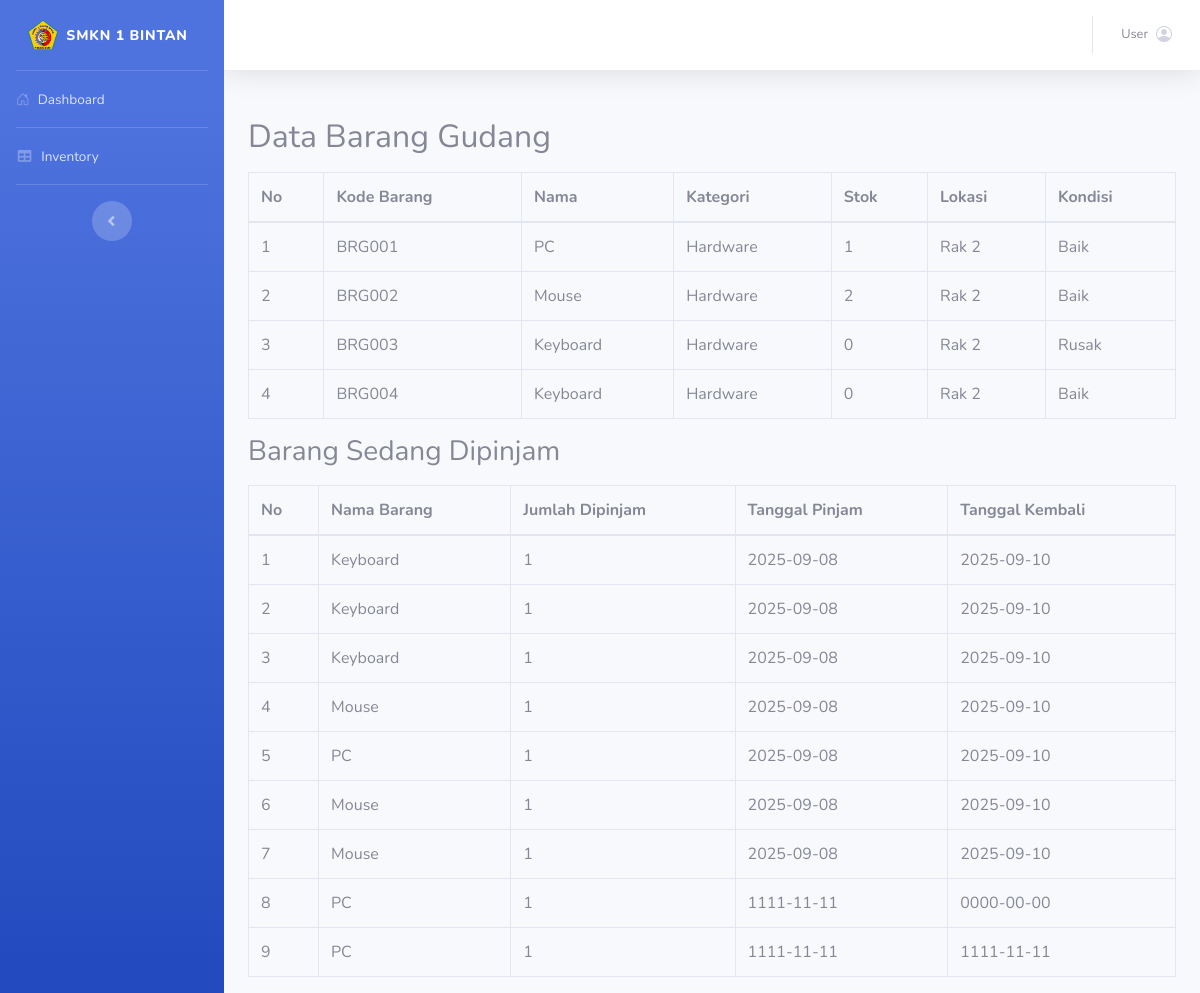
/user/data.php, run on the app's committed database.
### tables this page shows
CREATE TABLE `barang` (
  `id_barang` int(11) NOT NULL,
  `kode_barang` varchar(50) NOT NULL,
  `nama_barang` varchar(100) NOT NULL,
  `kategori` varchar(100) NOT NULL,
  `stok` int(11) NOT NULL,
  `lokasi` varchar(100) NOT NULL,
  `kondisi` enum('Baik','Rusak') NOT NULL
);

CREATE TABLE `peminjaman` (
  `id_peminjaman` int(11) NOT NULL,
  `id_barang` int(11) NOT NULL,
  `no_wa` varchar(20) DEFAULT NULL,
  `jumlah_pinjam` int(11) NOT NULL,
  `tgl_pinjam` date NOT NULL,
  `tgl_kembali` date NOT NULL,
  `status` enum('dipinjam','dikembalikan') DEFAULT 'dipinjam',
  `keterangan_pinjam` varchar(255) DEFAULT NULL,
  `keterangan_kembali` varchar(255) DEFAULT NULL
);

### user/data.php (the view, shortened to what this page needs)
<?php
include 'koneksi.php';
$pinjamQuery = mysqli_query($conn, "
    SELECT p.id_peminjaman, b.nama_barang, p.jumlah_pinjam, p.tgl_pinjam, p.tgl_kembali
    FROM peminjaman p
    JOIN barang b ON p.id_barang = b.id_barang
    WHERE p.status='dipinjam'
    ORDER BY p.tgl_pinjam DESC
");
$currentPage = basename($_SERVER['PHP_SELF']);
?>
<!DOCTYPE html>
<html lang="en">
<head>
  <link href="vendor/fontawesome-free/css/all.min.css" rel="stylesheet" type="text/css">
<link rel="stylesheet" href="https://cdn.jsdelivr.net/npm/bootstrap-icons@1.11.3/font/bootstrap-icons.min.css">
  <link href="css/sb-admin-2.min.css" rel="stylesheet">
</head>
<body id="page-top">
  <div id="wrapper">
    <ul class="navbar-nav bg-gradient-primary sidebar sidebar-dark accordion" id="accordionSidebar">
      <a class="sidebar-brand d-flex align-items-center justify-content-center" href="index.php">
        <img src="penampung/logo418.png" alt="Logo" height="30">
        <div class="sidebar-brand-text mx-2" style="font-size:14px;"> SMKN 1 BINTAN </div>
      </a>
      <hr class="sidebar-divider my-0">
      <li class="nav-item <?= ($currentPage == 'index.php') ? 'active' : '' ?>">
        <a class="nav-link" href="index.php">
          <i class="bi bi-house-door"></i>
          <span>Dashboard</span>
        </a>
      </li>
      <hr class="sidebar-divider my-0">
      <li class="nav-item <?= ($currentPage == 'Data.php') ? 'active' : '' ?>">
        <a class="nav-link" href="Data.php">
          <i class="fas fa-fw fa-table"></i>
          <span>Inventory</span>
        </a>
      </li>
      <hr class="sidebar-divider d-none d-md-block">
      <div class="text-center d-none d-md-inline">
        <button class="rounded-circle border-0" id="sidebarToggle"></button>
      </div>
    </ul>
    <div id="content-wrapper" class="d-flex flex-column">
      <div id="content">
        <nav class="navbar navbar-expand navbar-light bg-white topbar mb-4 static-top shadow">
          <ul class="navbar-nav ml-auto">
            <li class="nav-item dropdown no-arrow">
              <a class="nav-link dropdown-toggle" href="#" id="userDropdown" role="button" data-toggle="dropdown" aria-haspopup="true" aria-expanded="false">
                <span class="mr-2 d-none d-lg-inline text-gray-600 small">User</span>
                <i class="bi bi-person-circle" width="100px" height="100px"></i>
              </a>
            </li>
          </ul>
        </nav>
<div id="content-wrapper" class="d-flex flex-column">
    <div id="content" class="container mt-4">
      <h2>Data Barang Gudang</h2>
      <table class="table table-bordered mt-3">
        <thead>
          <tr>
            <th>No</th>
            <th>Kode Barang</th>
            <th>Nama</th>
            <th>Kategori</th>
            <th>Stok</th>
            <th>Lokasi</th>
            <th>Kondisi</th>
          </tr>
        </thead>
        <tbody>
        <?php
        $no=1;
        $data = mysqli_query($conn,"SELECT * FROM barang");
        while($d=mysqli_fetch_array($data)){
        ?>
          <tr>
            <td><?= $no++ ?></td>
            <td><?= $d['kode_barang'] ?></td>
            <td><?= $d['nama_barang'] ?></td>
            <td><?= $d['kategori'] ?></td>
            <td><?= $d['stok'] ?></td>
            <td><?= $d['lokasi'] ?></td>
            <td><?= $d['kondisi'] ?></td>
          </tr>
        <?php } ?>
        </tbody>
      </table>
<h3>Barang Sedang Dipinjam</h3>
  <table class="table table-bordered mt-3">
    <thead>
        <tr>
            <th>No</th>
            <th>Nama Barang</th>
            <th>Jumlah Dipinjam</th>
            <th>Tanggal Pinjam</th>
            <th>Tanggal Kembali</th>
        </tr>
    </thead>
    <tbody>
        <?php
        $no = 1;
        while($p = mysqli_fetch_assoc($pinjamQuery)) { ?>
            <tr>
                <td><?= $no++ ?></td>
                <td><?= $p['nama_barang'] ?></td>
                <td><?= $p['jumlah_pinjam'] ?></td>
                <td><?= $p['tgl_pinjam'] ?></td>
                <td><?= $p['tgl_kembali'] ?></td>
            </tr>
        <?php } ?>
    </tbody>
</table>
</body>
</html>

### data on the page
barang: kode_barang "BRG001", nama_barang "PC", kategori "Hardware", stok "1", lokasi "Rak 2", kondisi "Baik"
barang: kode_barang "BRG002", nama_barang "Mouse", kategori "Hardware", stok "2", lokasi "Rak 2", kondisi "Baik"
barang: kode_barang "BRG003", nama_barang "Keyboard", kategori "Hardware", stok "0", lokasi "Rak 2", kondisi "Rusak"
barang: kode_barang "BRG004", nama_barang "Keyboard", kategori "Hardware", stok "0", lokasi "Rak 2", kondisi "Baik"
peminjaman: id_barang.nama_barang "Keyboard", jumlah_pinjam "1", tgl_pinjam "2025-09-08", tgl_kembali "2025-09-10"
peminjaman: id_barang.nama_barang "Keyboard", jumlah_pinjam "1", tgl_pinjam "2025-09-08", tgl_kembali "2025-09-10"
peminjaman: id_barang.nama_barang "Keyboard", jumlah_pinjam "1", tgl_pinjam "2025-09-08", tgl_kembali "2025-09-10"
peminjaman: id_barang.nama_barang "Mouse", jumlah_pinjam "1", tgl_pinjam "2025-09-08", tgl_kembali "2025-09-10"
peminjaman: id_barang.nama_barang "PC", jumlah_pinjam "1", tgl_pinjam "2025-09-08", tgl_kembali "2025-09-10"
peminjaman: id_barang.nama_barang "Mouse", jumlah_pinjam "1", tgl_pinjam "2025-09-08", tgl_kembali "2025-09-10"
peminjaman: id_barang.nama_barang "Mouse", jumlah_pinjam "1", tgl_pinjam "2025-09-08", tgl_kembali "2025-09-10"
peminjaman: id_barang.nama_barang "PC", jumlah_pinjam "1", tgl_pinjam "1111-11-11", tgl_kembali "0000-00-00"
peminjaman: id_barang.nama_barang "PC", jumlah_pinjam "1", tgl_pinjam "1111-11-11", tgl_kembali "1111-11-11"
